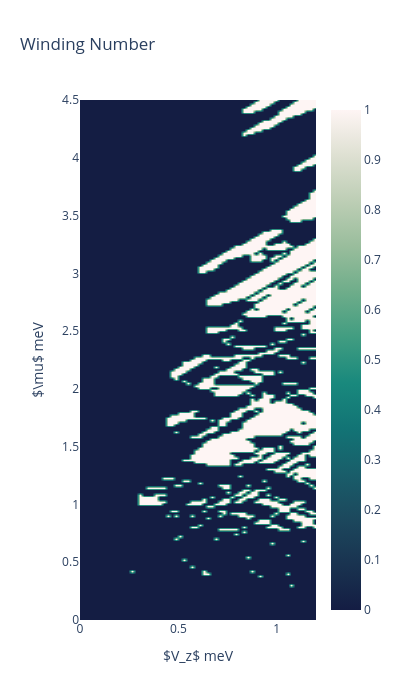

Notebook code for this chart:
### Code cell
import numpy as np
import plotly.graph_objects as go

# Assuming pdi_arr and filter_pdi are already defined in your environment
mu = pdi_arr[:, 0]    # y-axis in the plot
V_z = pdi_arr[:, 1]   # x-axis in the plot
I = hp.filter_pdi(pdi_arr[:, 3]) # * weight_localizations * mzm_seps # z-axis (color)
#I = pdi_arr[:, 2]  # z-axis (color)

# Create the interactive Plotly heatmap/contour
fig = go.Figure(data=go.Contour(
    x=V_z,
    y=mu,
    z=I,
    colorscale='tempo_r',  # Matches Matplotlib's 'viridis'
    ncontours=100,         # Matches the levels=100 argument
    line_width=0,  
    showscale=True,
    contours=dict(
        coloring='heatmap',
        showlines=False
    ),
    colorbar=dict(
        title=''
    )
))

# Label axes and title
# Plotly naturally renders LaTeX enclosed in $ symbols
fig.update_layout(
    title='Winding Number',
    xaxis_title=r'$V_z$ meV',
    yaxis_title=r'$\mu$ meV',
    xaxis_range=[0.0, 1.2],  # <-- SET YOUR X-AXIS LIMITS HERE
    yaxis_range=[0, 4.5],
    width=400,
    height=700
)

fig.show()

#fig.write_image(Path(plot_dir, 'Winding_Number.png'))

### Figure 1 — Plotly figure (JSON) as saved in the notebook; plotly's stock layout.template omitted (floating-point values rounded to 4 significant figures; data arrays with more than 128 entries replaced by an {"elided": "..."} marker saying what was removed)
{"data": [{"colorbar": {"title": {"text": ""}}, "colorscale": [[0, "rgb(20, 29, 67)"], [0.09091, "rgb(25, 51, 80)"], [0.1818, "rgb(28, 72, 93)"], [0.2727, "rgb(25, 94, 106)"], [0.3636, "rgb(18, 116, 117)"], [0.4545, "rgb(25, 137, 125)"], [0.5455, "rgb(65, 157, 129)"], [0.6364, "rgb(110, 173, 138)"], [0.7273, "rgb(153, 189, 156)"], [0.8182, "rgb(189, 206, 181)"], [0.9091, "rgb(222, 224, 210)"], [1, "rgb(254, 245, 244)"]], "contours": {"coloring": "heatmap", "showlines": false}, "line": {"width": 0}, "ncontours": 100, "showscale": true, "type": "contour", "x": {"elided": "15750 float values"}, "y": {"elided": "15750 float values"}, "z": {"elided": "15750 int values"}}], "layout": {"height": 700, "title": {"text": "Winding Number"}, "width": 400, "xaxis": {"range": [0, 1.2], "title": {"text": "$V_z$ meV"}}, "yaxis": {"range": [0, 4.5], "title": {"text": "$\\mu$ meV"}}}}
